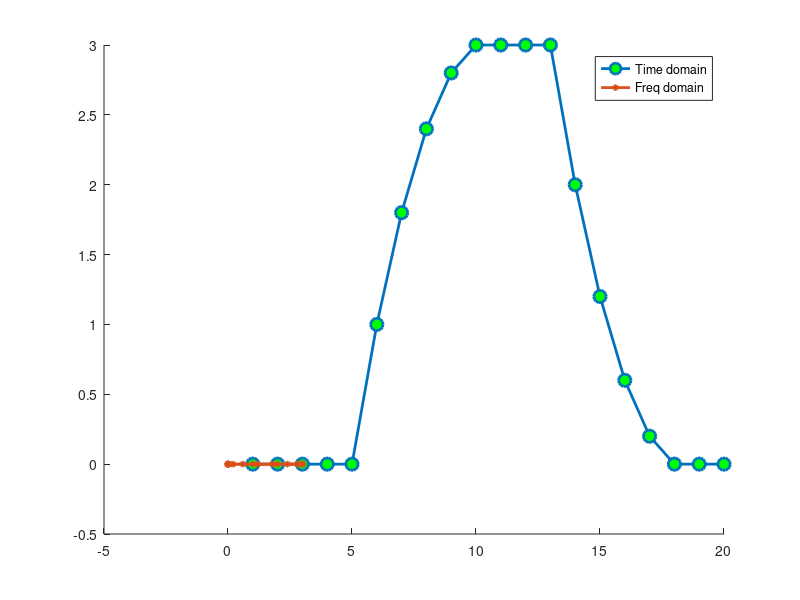

Write MATLAB code to recreate this figure.
%% The convolution theorem
%% Generate signal and kernel
% Signal
signal = zeros(1,20);
signal(8:15) = 1;

% Convolution kernel
kernel = [1 .8 .6 .4 .2];

% Convolution sizes
nSign = length(signal);
nKern = length(kernel);
nConv = nSign + nKern - 1;

%% Time-domain convolution
half_kern = floor(nKern/2);

% Flipped version of kernel
kflip = kernel(end:-1:1);

% Zero-padded data for convolution
dat4conv = [ zeros(1,half_kern) signal zeros(1,half_kern) ];

% Initialize convolution output
conv_res = zeros(1,nConv);

% Run convolution
for ti=half_kern+1:nConv-half_kern
    % Get a chunk of data
    tempdata = dat4conv(ti-half_kern:ti+half_kern);
    
    % Compute dot product (don't forget to flip the kernel backwards!)
    conv_res(ti) = sum( tempdata.*kflip );
end

% Cut off edges
conv_res = conv_res(half_kern+1:end-half_kern);

%% Convolution implemented in the frequency domain
% Spectra of signal and kernel
signalX = fft(signal,nConv);
kernelX = fft(kernel,nConv);

% Element-wise multiply
sigXkern = signalX .* kernelX;

% Inverse FFT to get back to the time domain
conv_resFFT = ifft( sigXkern );

% Cut off edges
conv_resFFT = conv_resFFT(half_kern+1:end-half_kern);

%% Plot for comparison
figure(1), clf, hold on
plot(conv_res,'o-','linew',2,'markerface','g','markersize',9)
plot(conv_resFFT,'o-','linew',2,'markerface','r','markersize',3)

legend({'Time domain';'Freq domain'})

%% end.